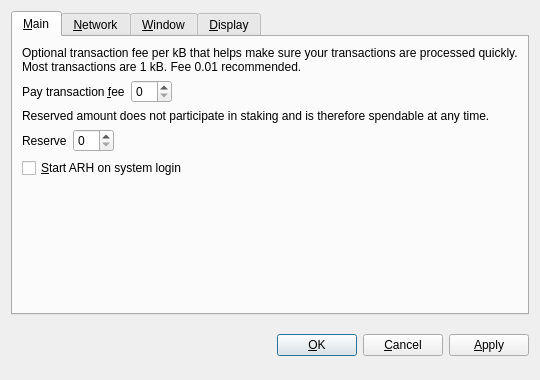
<?xml version="1.0" encoding="UTF-8"?>
<ui version="4.0">
 <class>OptionsDialog</class>
 <widget class="QDialog" name="OptionsDialog">
  <property name="geometry">
   <rect>
    <x>0</x>
    <y>0</y>
    <width>540</width>
    <height>380</height>
   </rect>
  </property>
  <property name="windowTitle">
   <string>Options</string>
  </property>
  <property name="modal">
   <bool>true</bool>
  </property>
  <layout class="QVBoxLayout" name="verticalLayout">
   <item>
    <widget class="QTabWidget" name="tabWidget">
     <property name="tabPosition">
      <enum>QTabWidget::North</enum>
     </property>
     <property name="currentIndex">
      <number>0</number>
     </property>
     <widget class="QWidget" name="tabMain">
      <attribute name="title">
       <string>&amp;Main</string>
      </attribute>
      <layout class="QVBoxLayout" name="verticalLayout_Main">
       <item>
        <widget class="QLabel" name="transactionFeeInfoLabel">
         <property name="text">
          <string>Optional transaction fee per kB that helps make sure your transactions are processed quickly. Most transactions are 1 kB. Fee 0.01 recommended.</string>
         </property>
         <property name="textFormat">
          <enum>Qt::PlainText</enum>
         </property>
         <property name="wordWrap">
          <bool>true</bool>
         </property>
        </widget>
       </item>
       <item>
        <layout class="QHBoxLayout" name="horizontalLayoutFee">
         <item>
          <widget class="QLabel" name="transactionFeeLabel">
           <property name="text">
            <string>Pay transaction &amp;fee</string>
           </property>
           <property name="textFormat">
            <enum>Qt::PlainText</enum>
           </property>
           <property name="buddy">
            <cstring>transactionFee</cstring>
           </property>
          </widget>
         </item>
         <item>
          <widget class="BitcoinAmountField" name="transactionFee"/>
         </item>
         <item>
          <spacer name="horizontalSpacerFee">
           <property name="orientation">
            <enum>Qt::Horizontal</enum>
           </property>
           <property name="sizeHint" stdset="0">
            <size>
             <width>40</width>
             <height>20</height>
            </size>
           </property>
          </spacer>
         </item>
        </layout>
       </item>
       <item>
        <widget class="QLabel" name="reserveBalanceInfoLabel">
         <property name="text">
          <string>Reserved amount does not participate in staking and is therefore spendable at any time.</string>
         </property>
         <property name="textFormat">
          <enum>Qt::PlainText</enum>
         </property>
         <property name="wordWrap">
          <bool>true</bool>
         </property>
        </widget>
       </item>
       <item>
        <layout class="QHBoxLayout" name="horizontalLayoutReserveBalance">
         <item>
          <widget class="QLabel" name="reserveBalanceLabel">
           <property name="text">
            <string>Reserve</string>
           </property>
           <property name="textFormat">
            <enum>Qt::PlainText</enum>
           </property>
           <property name="buddy">
            <cstring>reserveBalance</cstring>
           </property>
          </widget>
         </item>
         <item>
          <widget class="BitcoinAmountField" name="reserveBalance"/>
         </item>
         <item>
          <spacer name="horizontalSpacerReserveBalance">
           <property name="orientation">
            <enum>Qt::Horizontal</enum>
           </property>
           <property name="sizeHint" stdset="0">
            <size>
             <width>40</width>
             <height>20</height>
            </size>
           </property>
          </spacer>
         </item>
        </layout>
       </item>
       <item>
        <widget class="QCheckBox" name="bitcoinAtStartup">
         <property name="toolTip">
          <string>Automatically start ARH after logging in to the system.</string>
         </property>
         <property name="text">
          <string>&amp;Start ARH on system login</string>
         </property>
        </widget>
       </item>
       <item>
        <spacer name="verticalSpacer_Main">
         <property name="orientation">
          <enum>Qt::Vertical</enum>
         </property>
         <property name="sizeHint" stdset="0">
          <size>
           <width>20</width>
           <height>40</height>
          </size>
         </property>
        </spacer>
       </item>
      </layout>
     </widget>
     <widget class="QWidget" name="tabNetwork">
      <attribute name="title">
       <string>&amp;Network</string>
      </attribute>
      <layout class="QVBoxLayout" name="verticalLayout_Network">
       <item>
        <widget class="QCheckBox" name="mapPortUpnp">
         <property name="toolTip">
          <string>Automatically open the ARH client port on the router. This only works when your router supports UPnP and it is enabled.</string>
         </property>
         <property name="text">
          <string>Map port using &amp;UPnP</string>
         </property>
        </widget>
       </item>
       <item>
        <widget class="QCheckBox" name="connectSocks">
         <property name="toolTip">
          <string>Connect to the ARH network through a SOCKS proxy (e.g. when connecting through Tor).</string>
         </property>
         <property name="text">
          <string>&amp;Connect through SOCKS proxy:</string>
         </property>
        </widget>
       </item>
       <item>
        <layout class="QHBoxLayout" name="horizontalLayout_Network">
         <item>
          <widget class="QLabel" name="proxyIpLabel">
           <property name="text">
            <string>Proxy &amp;IP:</string>
           </property>
           <property name="textFormat">
            <enum>Qt::PlainText</enum>
           </property>
           <property name="buddy">
            <cstring>proxyIp</cstring>
           </property>
          </widget>
         </item>
         <item>
          <widget class="QValidatedLineEdit" name="proxyIp">
           <property name="maximumSize">
            <size>
             <width>140</width>
             <height>16777215</height>
            </size>
           </property>
           <property name="toolTip">
            <string>IP address of the proxy (e.g. 127.0.0.1)</string>
           </property>
          </widget>
         </item>
         <item>
          <widget class="QLabel" name="proxyPortLabel">
           <property name="text">
            <string>&amp;Port:</string>
           </property>
           <property name="textFormat">
            <enum>Qt::PlainText</enum>
           </property>
           <property name="buddy">
            <cstring>proxyPort</cstring>
           </property>
          </widget>
         </item>
         <item>
          <widget class="QLineEdit" name="proxyPort">
           <property name="maximumSize">
            <size>
             <width>55</width>
             <height>16777215</height>
            </size>
           </property>
           <property name="toolTip">
            <string>Port of the proxy (e.g. 9050)</string>
           </property>
          </widget>
         </item>
         <item>
          <widget class="QLabel" name="socksVersionLabel">
           <property name="text">
            <string>SOCKS &amp;Version:</string>
           </property>
           <property name="textFormat">
            <enum>Qt::PlainText</enum>
           </property>
           <property name="buddy">
            <cstring>socksVersion</cstring>
           </property>
          </widget>
         </item>
         <item>
          <widget class="QValueComboBox" name="socksVersion">
           <property name="toolTip">
            <string>SOCKS version of the proxy (e.g. 5)</string>
           </property>
          </widget>
         </item>
         <item>
          <spacer name="horizontalSpacer_Network">
           <property name="orientation">
            <enum>Qt::Horizontal</enum>
           </property>
           <property name="sizeHint" stdset="0">
            <size>
             <width>40</width>
             <height>20</height>
            </size>
           </property>
          </spacer>
         </item>
        </layout>
       </item>
       <item>
        <spacer name="verticalSpacer_Network">
         <property name="orientation">
          <enum>Qt::Vertical</enum>
         </property>
         <property name="sizeHint" stdset="0">
          <size>
           <width>20</width>
           <height>40</height>
          </size>
         </property>
        </spacer>
       </item>
      </layout>
     </widget>
     <widget class="QWidget" name="tabWindow">
      <attribute name="title">
       <string>&amp;Window</string>
      </attribute>
      <layout class="QVBoxLayout" name="verticalLayout_Window">
       <item>
        <widget class="QCheckBox" name="minimizeToTray">
         <property name="toolTip">
          <string>Show only a tray icon after minimizing the window.</string>
         </property>
         <property name="text">
          <string>&amp;Minimize to the tray instead of the taskbar</string>
         </property>
        </widget>
       </item>
       <item>
        <widget class="QCheckBox" name="minimizeOnClose">
         <property name="toolTip">
          <string>Minimize instead of exit the application when the window is closed. When this option is enabled, the application will be closed only after selecting Quit in the menu.</string>
         </property>
         <property name="text">
          <string>M&amp;inimize on close</string>
         </property>
        </widget>
       </item>
       <item>
        <spacer name="verticalSpacer_Window">
         <property name="orientation">
          <enum>Qt::Vertical</enum>
         </property>
         <property name="sizeHint" stdset="0">
          <size>
           <width>20</width>
           <height>40</height>
          </size>
         </property>
        </spacer>
       </item>
      </layout>
     </widget>
     <widget class="QWidget" name="tabDisplay">
      <attribute name="title">
       <string>&amp;Display</string>
      </attribute>
      <layout class="QVBoxLayout" name="verticalLayout_Display">
       <item>
        <layout class="QHBoxLayout" name="horizontalLayout_1_Display">
         <item>
          <widget class="QLabel" name="langLabel">
           <property name="text">
            <string>User Interface &amp;language:</string>
           </property>
           <property name="textFormat">
            <enum>Qt::PlainText</enum>
           </property>
           <property name="buddy">
            <cstring>lang</cstring>
           </property>
          </widget>
         </item>
         <item>
          <widget class="QValueComboBox" name="lang">
           <property name="toolTip">
            <string>The user interface language can be set here. This setting will take effect after restarting ARH.</string>
           </property>
          </widget>
         </item>
        </layout>
       </item>
       <item>
        <layout class="QHBoxLayout" name="horizontalLayout_2_Display">
         <item>
          <widget class="QLabel" name="unitLabel">
           <property name="text">
            <string>&amp;Unit to show amounts in:</string>
           </property>
           <property name="textFormat">
            <enum>Qt::PlainText</enum>
           </property>
           <property name="buddy">
            <cstring>unit</cstring>
           </property>
          </widget>
         </item>
         <item>
          <widget class="QValueComboBox" name="unit">
           <property name="toolTip">
            <string>Choose the default subdivision unit to show in the interface and when sending coins.</string>
           </property>
          </widget>
         </item>
        </layout>
       </item>
       <item>
        <widget class="QCheckBox" name="displayAddresses">
         <property name="toolTip">
          <string>Whether to show ARH addresses in the transaction list or not.</string>
         </property>
         <property name="text">
          <string>&amp;Display addresses in transaction list</string>
         </property>
        </widget>
       </item>
       <item>
        <widget class="QCheckBox" name="coinControlFeatures">
         <property name="toolTip">
          <string>Whether to show coin control features or not.</string>
         </property>
         <property name="text">
          <string>Display coin &amp;control features (experts only!)</string>
         </property>
        </widget>
       </item>
       <item>
        <spacer name="verticalSpacer_Display">
         <property name="orientation">
          <enum>Qt::Vertical</enum>
         </property>
         <property name="sizeHint" stdset="0">
          <size>
           <width>20</width>
           <height>40</height>
          </size>
         </property>
        </spacer>
       </item>
      </layout>
     </widget>
    </widget>
   </item>
   <item>
    <layout class="QHBoxLayout" name="horizontalLayout_Buttons">
     <item>
      <spacer name="horizontalSpacer_1">
       <property name="orientation">
        <enum>Qt::Horizontal</enum>
       </property>
       <property name="sizeHint" stdset="0">
        <size>
         <width>40</width>
         <height>48</height>
        </size>
       </property>
      </spacer>
     </item>
     <item>
      <widget class="QLabel" name="statusLabel">
       <property name="font">
        <font>
         <weight>75</weight>
         <bold>true</bold>
        </font>
       </property>
       <property name="text">
        <string/>
       </property>
       <property name="textFormat">
        <enum>Qt::PlainText</enum>
       </property>
       <property name="wordWrap">
        <bool>true</bool>
       </property>
      </widget>
     </item>
     <item>
      <spacer name="horizontalSpacer_2">
       <property name="orientation">
        <enum>Qt::Horizontal</enum>
       </property>
       <property name="sizeHint" stdset="0">
        <size>
         <width>40</width>
         <height>48</height>
        </size>
       </property>
      </spacer>
     </item>
     <item>
      <widget class="QPushButton" name="okButton">
       <property name="text">
        <string>&amp;OK</string>
       </property>
      </widget>
     </item>
     <item>
      <widget class="QPushButton" name="cancelButton">
       <property name="text">
        <string>&amp;Cancel</string>
       </property>
       <property name="autoDefault">
        <bool>false</bool>
       </property>
      </widget>
     </item>
     <item>
      <widget class="QPushButton" name="applyButton">
       <property name="text">
        <string>&amp;Apply</string>
       </property>
       <property name="autoDefault">
        <bool>false</bool>
       </property>
      </widget>
     </item>
    </layout>
   </item>
  </layout>
 </widget>
 <customwidgets>
  <customwidget>
   <class>BitcoinAmountField</class>
   <extends>QSpinBox</extends>
   <header>bitcoinamountfield.h</header>
  </customwidget>
  <customwidget>
   <class>QValueComboBox</class>
   <extends>QComboBox</extends>
   <header>qvaluecombobox.h</header>
  </customwidget>
  <customwidget>
   <class>QValidatedLineEdit</class>
   <extends>QLineEdit</extends>
   <header>qvalidatedlineedit.h</header>
  </customwidget>
 </customwidgets>
 <resources/>
 <connections/>
</ui>
